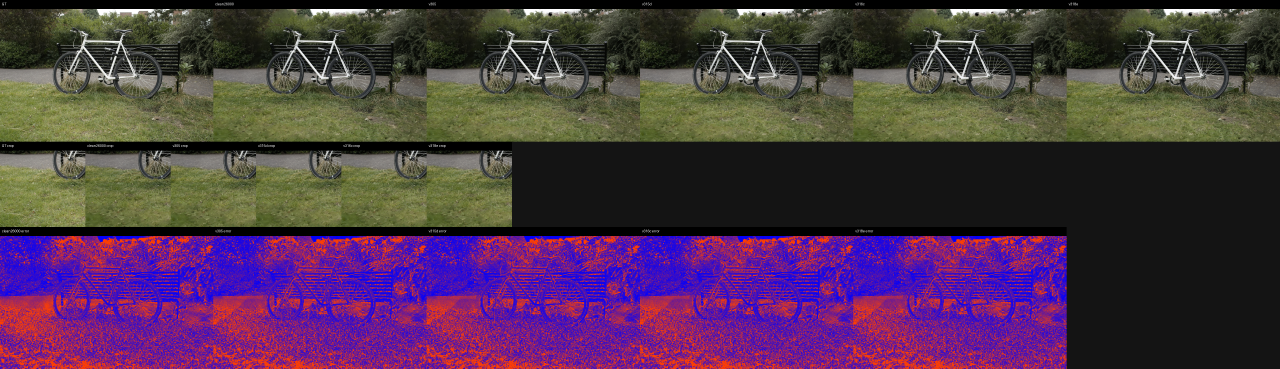
#> input picture docs/car_model/results/v318e_frontier_panels/panels/bicycle/00000_frontier_panel.png, 3840 x 1106 px, given as the content of the folder eze_after_first_commit_7000iter/model/test/ours_7000/renders, which was not available (shown at 1/3 size)
$ python meshprior_package_visual_failures.py
#> lines starting #> are read from the running program, lines starting #| are printed output that depends on the picture; pictures that were not available may be replaced by others from this repository, and a replacement may not be noted
"""Package MeshPrior visual panels, failure cases, and paper-safe claims."""

from __future__ import annotations

import argparse
import csv
import json
from pathlib import Path
from typing import Any

try:
    from PIL import Image, ImageDraw
except Exception:  # pragma: no cover
    Image = None
    ImageDraw = None


PANEL_ROWS: tuple[dict[str, Any], ...] = (
    {
        "label": "parking_m24_2_retention_7000",
        "scene": "parking_phone_tiny",
        "iteration": 7000,
        "model_path": "outputs/carnet/meshprior/parking_phone_tiny/stage24_2_topology_retention/freeze_after_first_commit_7000iter/model",
    },
    {
        "label": "bonsai_m35_retained_relaxed",
        "scene": "mipnerf360_bonsai",
        "iteration": 2000,
        "model_path": "outputs/carnet/meshprior/stage35_retained_refresh/mipnerf360_bonsai_retained1_strict_relaxed_diverse_calib_measured_rank_cap512_adaptive_ratio0p02_geom1400_2000iter_retry1/model",
    },
    {
        "label": "courtyard_m35_retained_relaxed",
        "scene": "eth3d_courtyard",
        "iteration": 2000,
        "model_path": "outputs/carnet/meshprior/stage35_retained_refresh/eth3d_courtyard_retained1_strict_relaxed_diverse_calib_measured_rank_cap512_adaptive_ratio0p02_geom1400_2000iter/model",
    },
)


FAILURE_CASES: tuple[dict[str, str], ...] = (
    {
        "failure_type": "post_commit_no_candidate",
        "example": "Stage34 root-cause diagnostics",
        "artifact": "docs/car_model/meshprior_stage34_post_commit_refresh_report.md",
        "paper_note": "After topology sync, recent protection can mark all survivors and erase the normal candidate pool.",
        "decision": "Use relaxed post-commit discovery only behind strict retained-edit controls.",
    },
    {
        "failure_type": "validation_rollback",
        "example": "M35 bonsai first four relaxed commits",
        "artifact": "outputs/carnet/meshprior/stage35_retained_refresh/mipnerf360_bonsai_retained1_strict_relaxed_diverse_calib_measured_rank_cap512_adaptive_ratio0p02_geom1400_2000iter_retry1/model/prism_debug/relaxed_retained_topology_audit.json",
        "paper_note": "A relaxed edit can pass the local proxy gate but still be rejected by recovery-window validation.",
        "decision": "Report active retained commits separately from total relaxed attempts.",
    },
    {
        "failure_type": "relaxed_commit_cap_reached",
        "example": "M35 courtyard retained cap",
        "artifact": "outputs/carnet/meshprior/stage35_retained_refresh/eth3d_courtyard_retained1_strict_relaxed_diverse_calib_measured_rank_cap512_adaptive_ratio0p02_geom1400_2000iter/model/prism_round_checkpoints/iter_001683_candidate_meta.json",
        "paper_note": "The conservative cap prevents further relaxed pruning once one active relaxed edit survives.",
        "decision": "Treat cap-1 as the safe default row; sweep higher caps only as future work.",
    },
    {
        "failure_type": "metric_path_mismatch",
        "example": "M36 training versus independent metric separation",
        "artifact": "outputs/carnet/meshprior/stage36_metric_reconciliation/metric_reconciliation_table.csv",
        "paper_note": "Training-time eval and independent render metrics differ and should not be substituted.",
        "decision": "Use independent render.py + metrics.py values in paper tables.",
    },
    {
        "failure_type": "dataset_geometry_observability",
        "example": "Tanks mirror lacks true sparse COLMAP tracks",
        "artifact": "docs/car_model/meshprior_stage25_multidataset_validation_report.md",
        "paper_note": "The available Tanks mirror can test trainability but not sparse-track geometry claims.",
        "decision": "Use Mip-NeRF 360 and ETH3D for geometry-observable claims until Tanks COLMAP tracks are rebuilt.",
    },
    {
        "failure_type": "perceptual_metric_tradeoff",
        "example": "M35 courtyard improves PSNR/SSIM/topology but not LPIPS versus M32/M33",
        "artifact": "outputs/carnet/meshprior/stage36_metric_reconciliation/metric_reconciliation_table.md",
        "paper_note": "The method should be framed as topology-quality control, not universal dominance on every image metric.",
        "decision": "State metric tradeoffs explicitly in claim wording.",
    },
)


CLAIM_WORDING = {
    "safe_claim": (
        "PRISM is an auditable topology-control layer for mesh-splatting optimization. "
        "On the selected public COLMAP scenes, the retained relaxed refresh variant reduces final mesh topology "
        "while preserving or improving key independent render metrics on bonsai and improving topology/PSNR/SSIM on courtyard."
    ),
    "do_not_claim": (
        "Do not claim universal image-quality dominance: courtyard LPIPS is worse than selected earlier rows, "
        "and Tanks geometry evidence is not yet paper-grade without real sparse tracks."
    ),
    "next_training_decision": (
        "Do not start full-budget public-scene training yet. The next highest-value step is to polish visual/failure figures "
        "and then run one full-budget Stage35 public scene only after the paper table/figure needs are fixed."
    ),
}


def _make_panel(model_path: Path, iteration: int, out_path: Path, max_views: int = 4) -> bool:
#> called with iteration = 7000, max_views = 4
    if Image is None or ImageDraw is None:
        return False
    root = model_path / "test" / f"ours_{int(iteration)}"
    render_dir = root / "renders"
    gt_dir = root / "gt"
    render_files = sorted(render_dir.glob("*.png"))[:max_views]
    pairs = [(p, gt_dir / p.name) for p in render_files if (gt_dir / p.name).exists()]
    if not pairs:
        return False
    thumb_w, thumb_h = 320, 180
    label_h = 24
    canvas = Image.new("RGB", (thumb_w * len(pairs), (thumb_h + label_h) * 2), "white")
#> canvas: PIL image 320x408 RGB; every value is 255
    draw = ImageDraw.Draw(canvas)
    for idx, (render_path, gt_path) in enumerate(pairs):
        x = idx * thumb_w
        for row_idx, (kind, img_path) in enumerate((("render", render_path), ("gt", gt_path))):
            img = Image.open(img_path).convert("RGB")
#> img is the input picture: PIL image 3840x1106 RGB; mean R, G, B 76.8, 52.6, 74
            img.thumbnail((thumb_w, thumb_h))
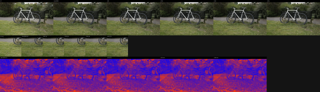
#> img: PIL image 320x92 RGB; mean R, G, B 76.9, 52.7, 74.1
            y0 = row_idx * (thumb_h + label_h)
            canvas.paste(img, (x + (thumb_w - img.width) // 2, y0 + label_h + (thumb_h - img.height) // 2))
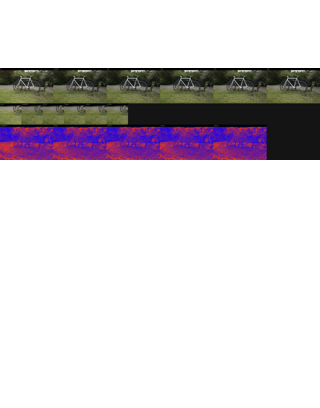
#> canvas: PIL image 320x408 RGB; mean R, G, B 214.8, 209.4, 214.2
            draw.text((x + 6, y0 + 4), f"{kind}: {img_path.name}", fill=(0, 0, 0))
    out_path.parent.mkdir(parents=True, exist_ok=True)
    canvas.save(out_path)
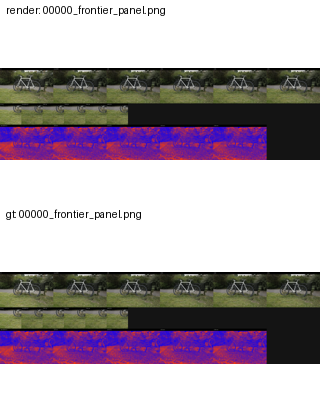
#> saved as parking_m24_2_retention_7000.png: PIL image 320x408 RGB; mean R, G, B 173.4, 162.5, 172.1
    return True


def _write_failure_table(out_dir: Path) -> None:
    csv_path = out_dir / "failure_case_table.csv"
    with csv_path.open("w", encoding="utf-8", newline="") as f:
        writer = csv.DictWriter(f, fieldnames=list(FAILURE_CASES[0].keys()))
        writer.writeheader()
        writer.writerows(FAILURE_CASES)
    with (out_dir / "failure_case_table.md").open("w", encoding="utf-8") as f:
        f.write("# MeshPrior Failure Case Table\n\n")
        f.write("| failure type | example | artifact | paper note | decision |\n")
        f.write("|---|---|---|---|---|\n")
        for row in FAILURE_CASES:
            f.write(
                "| {failure_type} | {example} | `{artifact}` | {paper_note} | {decision} |\n".format(**row)
            )


def run(args: argparse.Namespace) -> dict[str, Any]:
    out_dir = Path(args.output_dir)
    out_dir.mkdir(parents=True, exist_ok=True)
    panels: list[dict[str, str]] = []
    for row in PANEL_ROWS:
        panel_path = out_dir / "visual_panels" / f"{row['label']}.png"
        ok = _make_panel(Path(row["model_path"]), int(row["iteration"]), panel_path)
        panels.append(
            {
                "label": row["label"],
                "scene": row["scene"],
                "panel_path": str(panel_path) if ok else "",
                "status": "created" if ok else "missing_render_or_pil",
            }
        )
    _write_failure_table(out_dir)
    package = {
        "status": "PASS",
        "panels": panels,
        "failure_cases": list(FAILURE_CASES),
        "claim_wording": CLAIM_WORDING,
    }
    (out_dir / "visual_failure_package.json").write_text(json.dumps(package, indent=2) + "\n", encoding="utf-8")
    with (out_dir / "paper_claim_wording.md").open("w", encoding="utf-8") as f:
        f.write("# MeshPrior Paper Claim Wording\n\n")
        for key, value in CLAIM_WORDING.items():
            f.write(f"## {key}\n\n{value}\n\n")
    return package


def build_parser() -> argparse.ArgumentParser:
    parser = argparse.ArgumentParser(description="Package MeshPrior visual panels and failure cases.")
    parser.add_argument("--output_dir", default="outputs/carnet/meshprior/stage37_visual_failure_package")
    return parser


def main() -> None:
    package = run(build_parser().parse_args())
    print(json.dumps({"status": package["status"], "panels": package["panels"]}, indent=2))


if __name__ == "__main__":
    main()
